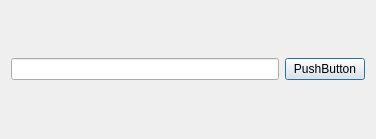
<?xml version="1.0" encoding="UTF-8"?>
<ui version="4.0">
 <class>Dialog</class>
 <widget class="QDialog" name="Dialog">
  <property name="geometry">
   <rect>
    <x>0</x>
    <y>0</y>
    <width>376</width>
    <height>139</height>
   </rect>
  </property>
  <property name="windowTitle">
   <string>Dialog</string>
  </property>
  <layout class="QHBoxLayout" name="horizontalLayout">
   <item>
    <widget class="QLineEdit" name="lineEdit"/>
   </item>
   <item>
    <widget class="QPushButton" name="pushButton">
     <property name="text">
      <string>PushButton</string>
     </property>
    </widget>
   </item>
  </layout>
 </widget>
 <resources/>
 <connections/>
</ui>
